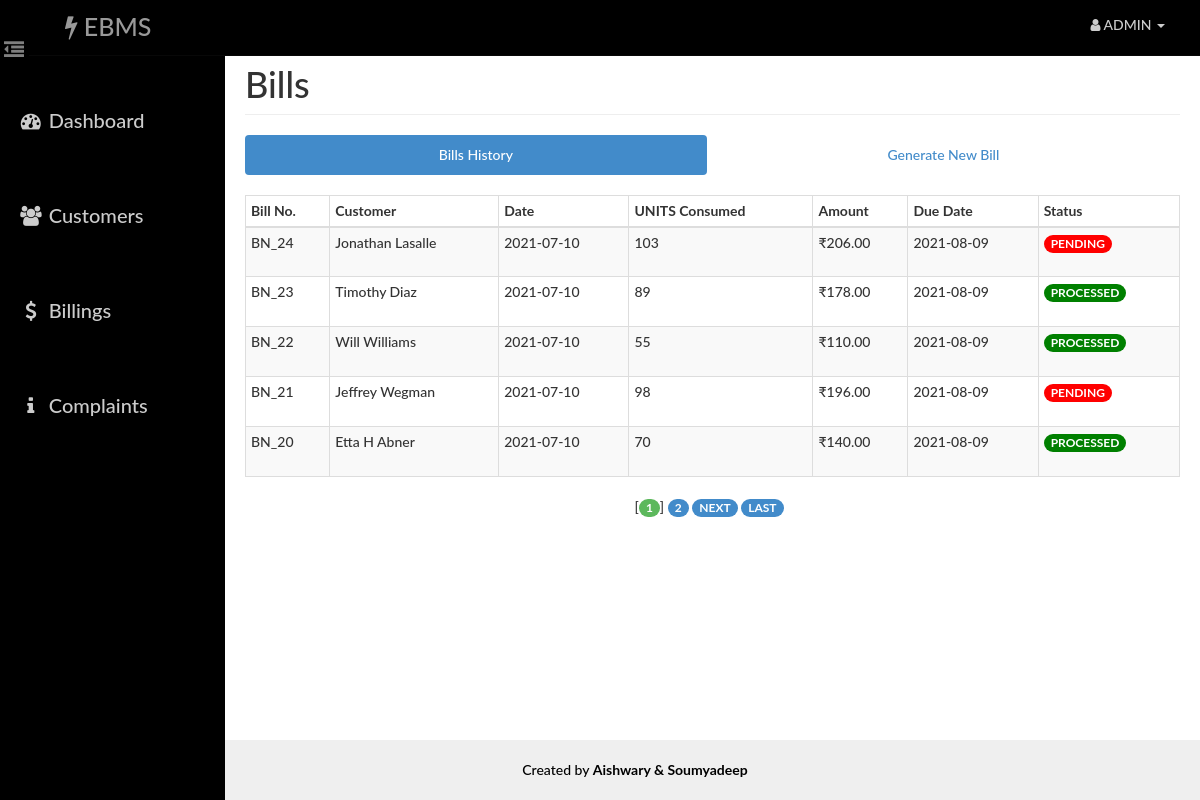
Page /admin/bill.php (signed in) on the committed database.
### tables this page shows
CREATE TABLE `bill` (
  `id` int(14) NOT NULL,
  `aid` int(14) NOT NULL,
  `uid` int(14) NOT NULL,
  `units` int(10) NOT NULL,
  `amount` decimal(10,2) NOT NULL,
  `status` varchar(10) NOT NULL,
  `bdate` date NOT NULL,
  `ddate` date NOT NULL
);

CREATE TABLE `user` (
  `id` int(14) NOT NULL,
  `name` varchar(40) NOT NULL,
  `email` varchar(40) NOT NULL,
  `phone` varchar(255) NOT NULL,
  `pass` varchar(20) NOT NULL,
  `address` varchar(100) NOT NULL
);

### admin/paging1.php (called while the page is built, shortened)
<?php
    $rowsperpage = 5;
    $totalpages = ceil($numrows / $rowsperpage);
    if (isset($_GET['currentpage']) && is_numeric($_GET['currentpage'])) {
       $currentpage = (int) $_GET['currentpage'];
    } else {
       $currentpage = 1;
    }
    $offset = ($currentpage - 1) * $rowsperpage;
 ?>

### Includes/admin.php (called while the page is built, shortened)
<?php
    function retrieve_bills_generated($id,$offset, $rowsperpage) {
        global $con;
        $query  = "SELECT user.name AS user, bill.bdate AS bdate , bill.units AS units , bill.amount AS amount , bill.id as bid ";
        $query .= ", bill.ddate AS ddate, bill.status AS status ";
        $query .= " FROM user , bill ";
        $query .= " WHERE user.id=bill.uid AND aid={$id} ";
        $query .= " ORDER BY bill.id DESC ";
        $query .= "LIMIT {$offset}, {$rowsperpage} ";
        $result = mysqli_query($con,$query);
        return $result;
    }
 ?>

### admin/bill.php (the view, shortened to what this page needs)
<?php
    require_once('head_html.php');
    require_once('../Includes/session.php');
    require_once('../Includes/admin.php');
?>
<body>
    <div id="wrapper">
        <?php
            require_once("nav.php");
            require_once("sidebar.php");
        ?>
        <div id="page-content-wrapper">
            <div class="container-fluid">
                <div class="row">
                    <div class="col-lg-12">
                        <h1 class="page-header">
                            Bills
                        </h1>
                        <ul class="nav nav-pills nav-justified">
                            <li class="active"><a href="#generated" data-toggle="pill">Bills History</a>
                            </li>
                            <li class=""><a href="#generate" data-toggle="pill">Generate New Bill</a>
                            </li>
                        </ul>
                        <div class="tab-content">
                            <div class="tab-pane fade in active" id="generated">
                                <div class="table-responsive">
                                    <table class="table table-hover table-striped table-bordered table-condensed">
                                        <thead>
                                            <tr>
                                                <th>Bill No.</th>
                                                <th>Customer</th>
                                                <th>Date</th>
                                                <th>UNITS Consumed</th>
                                                <th>Amount</th>
                                                <th>Due Date</th>
                                                <th>Status</th>
                                            </tr>
                                        </thead>
                                        <tbody>
                                        <?php
                                            $id=$_SESSION['aid'];
                                            $query1 = "SELECT COUNT(user.name) FROM user,bill WHERE user.id=bill.uid AND aid={$id}";
                                            $result1 = mysqli_query($con,$query1);
                                            $row1 = mysqli_fetch_row($result1);
                                            $numrows = $row1[0];
                                            include("paging1.php");
                                            $result = retrieve_bills_generated($_SESSION['aid'],$offset, $rowsperpage);
                                            while($row = mysqli_fetch_assoc($result)){
                                            ?>
                                                <tr>
                                                    <td><?php echo 'BN_'.$row['bid']?></td>
                                                    <td height="50"><?php echo $row['user'] ?></td>
                                                    <td><?php echo $row['bdate'] ?></td>
                                                    <td><?php echo $row['units'] ?></td>
                                                    <td><?php echo '₹'.$row['amount'] ?></td>
                                                    <td><?php echo $row['ddate'] ?></td>
                                                    <td><?php if($row['status'] == 'PENDING') { echo'<span class="badge" style="background: red;">'.$row["status"].'</span>'; } else { echo'<span class="badge" style="background: green;">'.$row["status"].'</span>';} ?></td>
                                                </tr>
                                            <?php
                                            }
                                            ?>
                                        </tbody>
                                    </table>
                                    <?php include("paging2.php");  ?>
                                </div>
                            </div>
                        </div>
                    </div>
                </div>
            </div>
        </div>
    </div>
    <?php
    require_once("footer.php");
    ?>
</body>
</html>

### admin/head_html.php (shortened to what this page needs)
<!DOCTYPE html>
<html lang="en">
<head>
    <link href="../assets/css/bootstrap.css" rel="stylesheet">
    <link href="../assets/css/dash_admin.css" rel="stylesheet">
    <link rel="stylesheet" href="https://maxcdn.bootstrapcdn.com/font-awesome/4.2.0/css/font-awesome.min.css">
</head>

### admin/nav.php (shortened to what this page needs)
<nav class="navbar navbar-inverse navbar-fixed-top" role="navigation">
    <div class="navbar-header">
        <a class="navbar-brand" href="index.php"><i class="fa fa-bolt"></i> EBMS</a>
    </div>
    <a style="position:absolute;top:35px;left:-1px;font-size:20px;color:#7f7f7f;padding:5px;background-color: #000;border-bottom-right-radius:10px; " href="#menu-toggle" id="menu-toggle" <i class="fa fa-dedent"></i></a>
    <ul class="nav navbar-right top-nav">
        <li class="dropdown">
            <?php
                echo "<a href=\"#\" class=\"dropdown-toggle\" data-toggle=\"dropdown\"><i class=\"fa fa-user\"></i> ADMIN <b class=\"caret\"></b></a> ";
             ?>
        </li>
    </ul>
</nav>

### admin/sidebar.php
<div id="sidebar-wrapper">
    <ul class="sidebar-nav">
        <li class="active">
            <a href="index.php"><i class="fa fa-fw fa-dashboard"></i> Dashboard</a>
        </li>
        <li>
            <a href="users.php"><i class="fa fa-fw fa-users"></i> Customers </a>
        </li>
        <li>
            <a href="bill.php"><i class="fa fa-fw fa-dollar"></i> Billings </a>
        </li>
        <li>
            <a href="complaint.php"><i class="fa fa-fw fa-info"></i> Complaints </a>
        </li>
    </ul>
</div>

### admin/paging2.php (shortened to what this page needs)
<?php
       $range = 3;
echo "<div class=\"col-md-offset-5\">";
       for ($x = ($currentpage - $range); $x < (($currentpage + $range) + 1); $x++) {
          if (($x > 0) && ($x <= $totalpages)) {
             if ($x == $currentpage) {
                echo " [<b><span class=\"badge badge-custom-success\">$x</b>] ";
             } else {
                echo " <a href='{$_SERVER['PHP_SELF']}?currentpage=$x'><span class=\"badge badge-custom-primary\">$x</a> ";
             }
          }
      }
       if ($currentpage != $totalpages && $totalpages!=0 && $totalpages<=5) {
          $nextpage = $currentpage + 1;
          echo " <a href='{$_SERVER['PHP_SELF']}?currentpage=$nextpage'><span class=\"badge badge-custom-primary\">NEXT</a> ";
          echo " <a href='{$_SERVER['PHP_SELF']}?currentpage=$totalpages'><span class=\"badge badge-custom-primary\">LAST</a> ";
       }
echo "</div>";
 ?>

### admin/footer.php
<footer class="text-center">
    <div class="footer-below">
        <div class="container">
            Created by <b>Aishwary & Soumyadeep</b>
        </div>
    </div>
</footer>

### assets/css/dash_admin.css (style rules this page uses)
html { height: 100%; }
body, html { width: 100%; height: 100%; }
body, h1, h2, h3, h4, h5, h6 { font-family: "Lato","Helvetica Neue",Helvetica,Arial,sans-serif; font-weight: 500; }
#wrapper { padding-left: 10px; padding-top: 5px; -webkit-transition: all 0.5s ease; -moz-transition: all 0.5s ease; -o-transition: all 0.5s ease; transition: all 0.5s ease; }
#sidebar-wrapper { margin-top: 20px; z-index: 1000; position: fixed; left: 250px; width: 0; height: 100%; margin-left: -250px; overflow-y: auto; background: #000; -webkit-transition: all 0.5s ease; -moz-transition: all 0.5s ease; -o-transition: all 0.5s ease; transition: all 0.5s ease; }
#page-content-wrapper { width: 100%; padding: 15px; min-height:100%; }
.navbar { background: #000; }
.navbar-brand { font-family: 'Lato', sans-serif; font-size: 25px; margin-left: 50px; color: #cccccc; }
.top-nav { padding: 0 20px; background: #000; }
.top-nav>li>a { padding-top: 15px; padding-bottom: 15px; line-height: 20px; color: #ccc; }
.sidebar-nav { position: absolute; top: 60px; width: 225px; margin: 0; padding: 0; list-style: none; }
.sidebar-nav li { padding-bottom: 25px; line-height: 70px; font-family: 'Lato', sans-serif; font-size: 20px; }
.sidebar-nav li a { padding-left: 18px; display: block; text-decoration: none; color: #cccccc; }
@media (min-width:768px) { #wrapper { padding-left: 225px; } }
@media (min-width:768px) { #sidebar-wrapper { width: 225px; } }
@media (min-width:768px) { #page-content-wrapper { padding: 20px; } }
.table-responsive { padding-top: 20px; padding-bottom: 20px; }
footer { color: #000; position: absolute; bottom: 0; padding-left: 0px; width: 100%; }
footer .footer-below { padding: 20px 0px; padding-left: 50px; background-color: #efefef; }
.badge-custom-success { background-color: #5cb85c; }
.badge-custom-primary { background-color: #428bca; }

### rows in the picture
bill: id "24", uid.name "Jonathan Lasalle", bdate "2021-07-10", units "103", amount "206.00", ddate "2021-08-09", status "PENDING"
bill: id "23", uid.name "Timothy Diaz", bdate "2021-07-10", units "89", amount "178.00", ddate "2021-08-09", status "PROCESSED"
bill: id "22", uid.name "Will Williams", bdate "2021-07-10", units "55", amount "110.00", ddate "2021-08-09", status "PROCESSED"
bill: id "21", uid.name "Jeffrey Wegman", bdate "2021-07-10", units "98", amount "196.00", ddate "2021-08-09", status "PENDING"
bill: id "20", uid.name "Etta H Abner", bdate "2021-07-10", units "70", amount "140.00", ddate "2021-08-09", status "PROCESSED"
